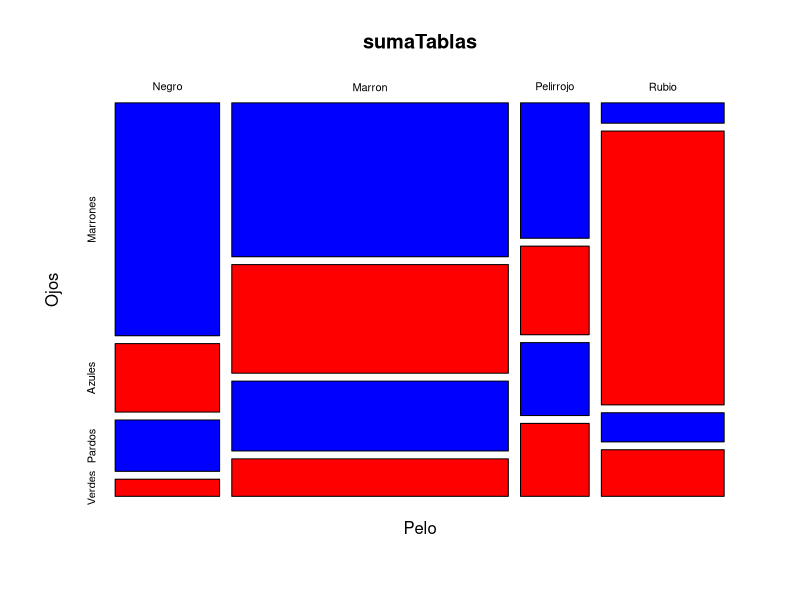
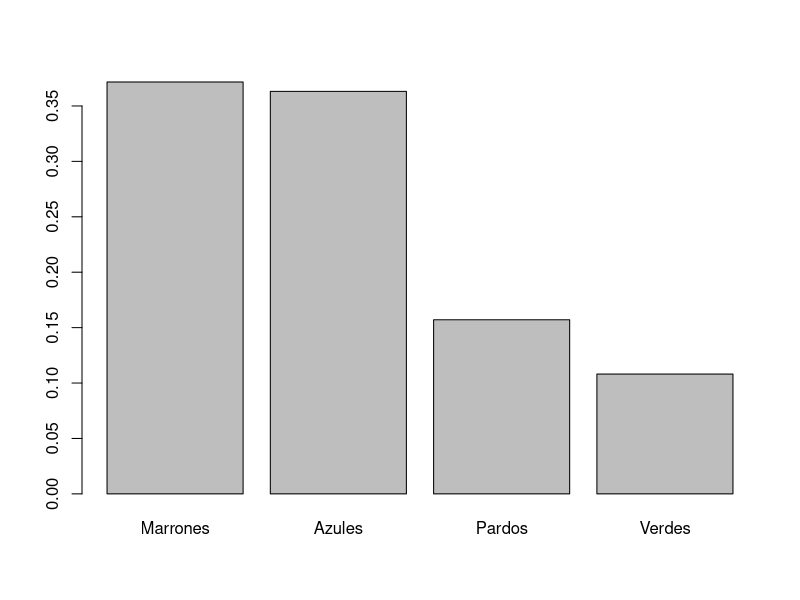
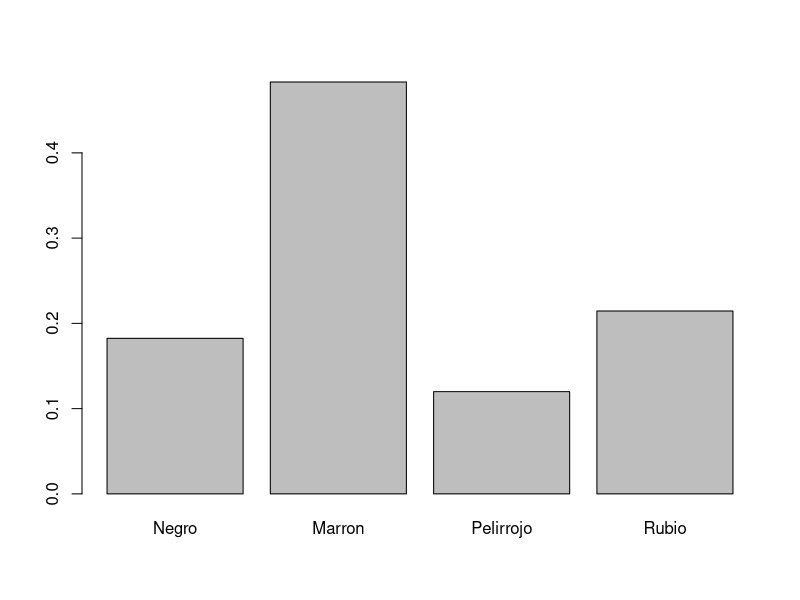
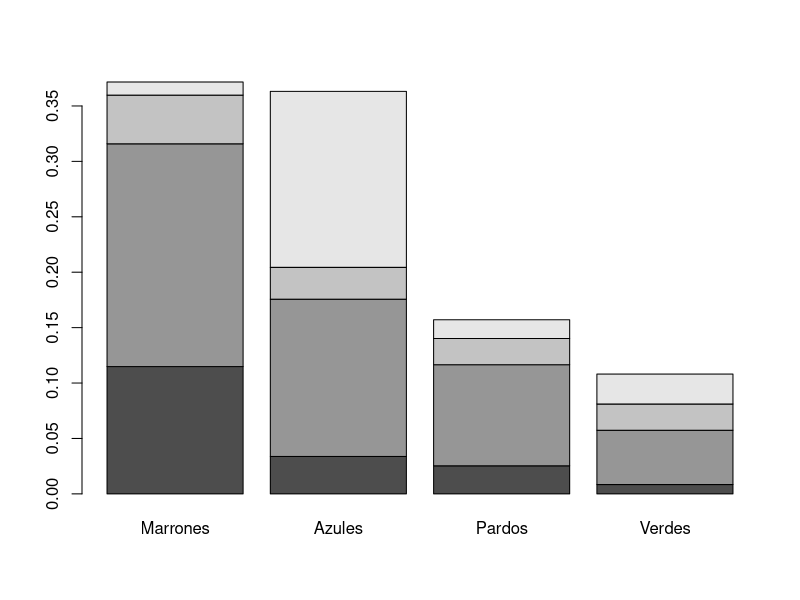
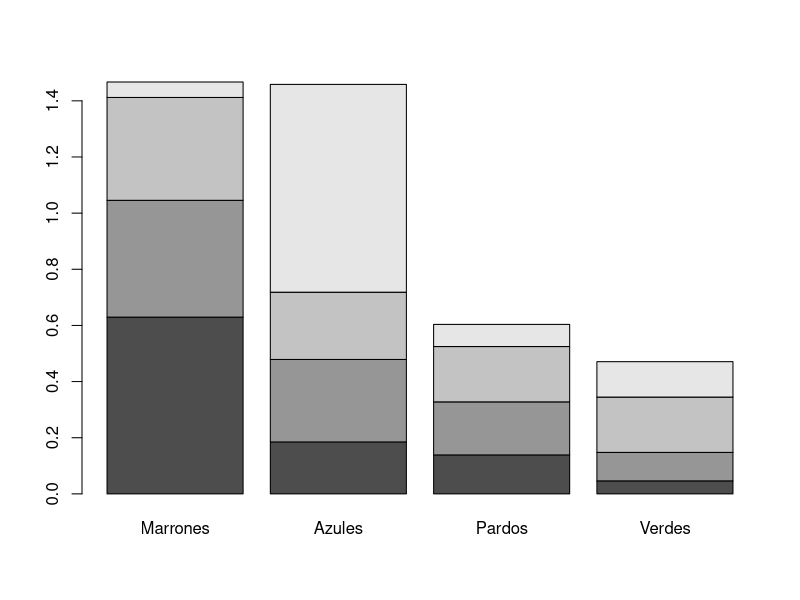
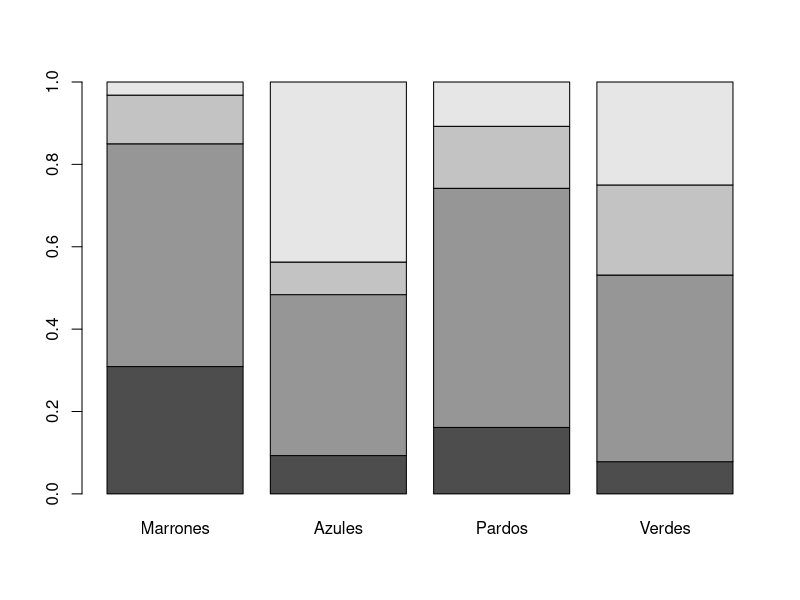
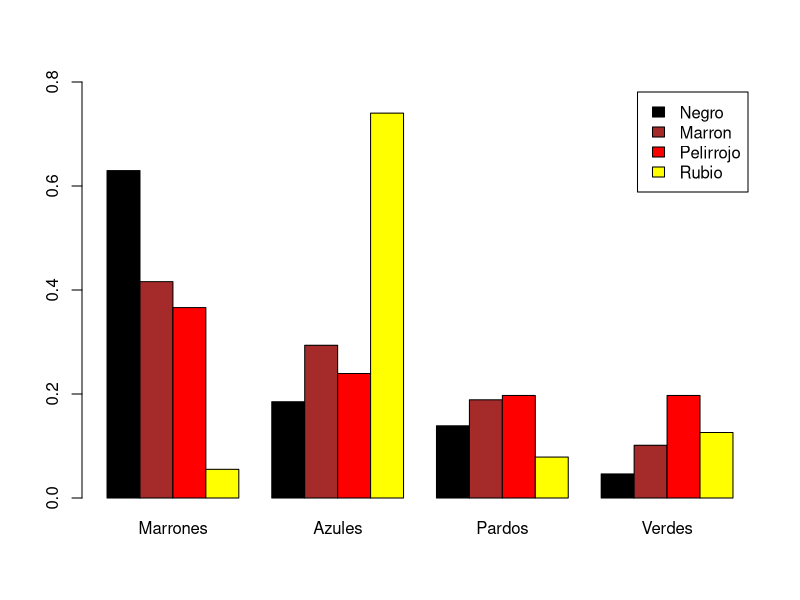
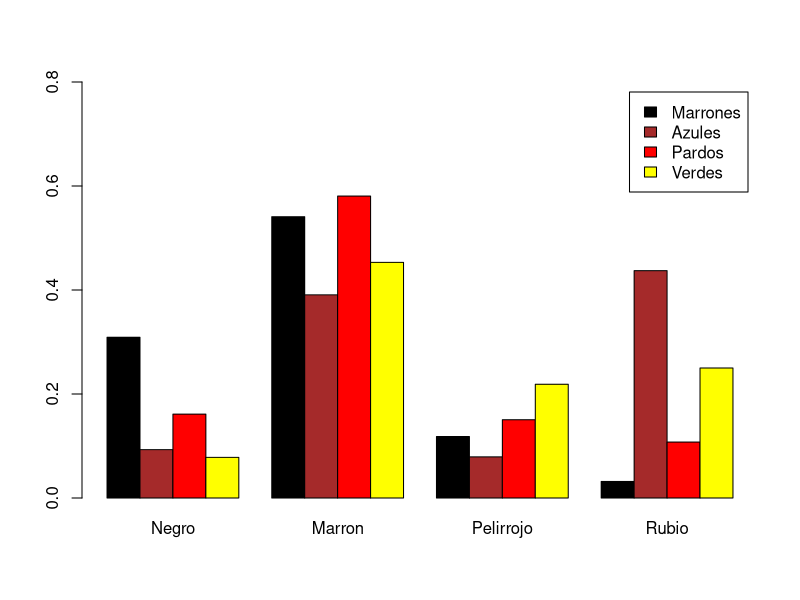

Generate these figures, in order, with R:
## ---- chunk 1
knitr::opts_chunk$set(echo = TRUE)
## ---- chunk 2
ftable(HairEyeColor)
male <- HairEyeColor[,, "Male"]
female <- HairEyeColor[,, "Female"]

sumaTablas =  as.table(male+female)
sumaTablas



## ---- chunk 3
dimnames(sumaTablas) = list(
  Pelo = c("Negro", "Marron", "Pelirrojo", "Rubio"),
  Ojos = c ("Marrones", "Azules", "Pardos", "Verdes")
)

sumaTablas

## Mosaico
plot(sumaTablas, col=c("Blue", "red"))


summary(sumaTablas)

## Por separado

sum(sumaTablas)
colSums(sumaTablas)
rowSums(sumaTablas)
prop.table(colSums(sumaTablas))
prop.table(rowSums(sumaTablas))




## ---- chunk 4
barplot(prop.table(colSums(sumaTablas)))
barplot(prop.table(rowSums(sumaTablas)))
## ---- chunk 5
barplot(prop.table(sumaTablas))
barplot(prop.table(sumaTablas, margin = 1 ))
barplot(prop.table(sumaTablas, margin = 2) )

barplot(prop.table(sumaTablas, margin = 1), beside = TRUE, legend.text = TRUE
        ,ylim = c(0,0.8) , col = c("black", "brown", "red", "yellow"))

barplot(t(prop.table(sumaTablas, margin = 2)), beside = TRUE, legend.text = TRUE
        ,ylim = c(0,0.8) , col = c("black", "brown", "red", "yellow"))
